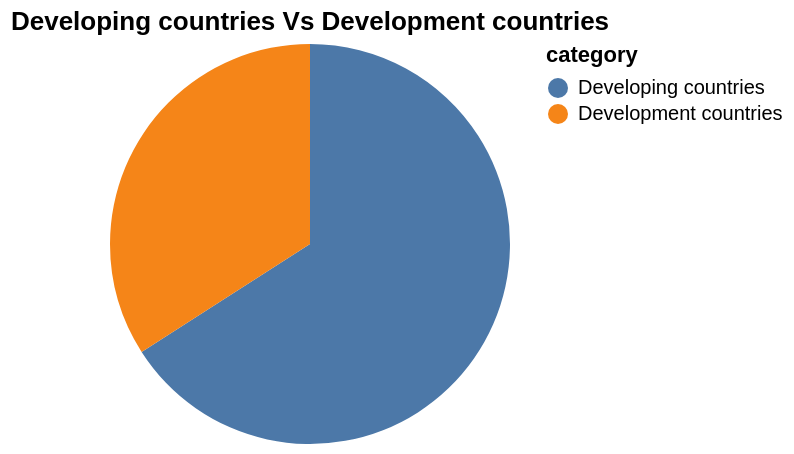

Express this chart as Vega-Lite.
### Vega specification from a JSON file in a GitHub repository (floating-point values rounded to 4 significant figures)
{"$schema": "https://vega.github.io/schema/vega/v5.json", "background": "white", "padding": 5, "width": 200, "height": 200, "title": {"text": "Developing countries Vs Development countries", "frame": "group"}, "data": [{"name": "source_0", "values": [{"category": "Developing countries", "value": 139426882}, {"category": "Development countries", "value": 72055637}]}, {"name": "data_0", "source": "source_0", "transform": [{"type": "stack", "groupby": [], "field": "value", "sort": {"field": ["category"], "order": ["ascending"]}, "as": ["value_start", "value_end"], "offset": "zero"}, {"type": "filter", "expr": "isValid(datum[\"value\"]) && isFinite(+datum[\"value\"])"}]}], "marks": [{"name": "marks", "type": "arc", "style": ["arc"], "from": {"data": "data_0"}, "encode": {"update": {"fill": {"scale": "color", "field": "category"}, "description": {"signal": "\"value: \" + (format(datum[\"value\"], \"\")) + \"; category: \" + (isValid(datum[\"category\"]) ? datum[\"category\"] : \"\"+datum[\"category\"])"}, "x": {"signal": "width", "mult": 0.5}, "y": {"signal": "height", "mult": 0.5}, "outerRadius": {"signal": "min(width,height)/2"}, "innerRadius": {"value": 0}, "startAngle": {"scale": "theta", "field": "value_end"}, "endAngle": {"scale": "theta", "field": "value_start"}}}}], "scales": [{"name": "theta", "type": "linear", "domain": {"data": "data_0", "fields": ["value_start", "value_end"]}, "range": [0, 6.283], "zero": true}, {"name": "color", "type": "ordinal", "domain": {"data": "data_0", "field": "category", "sort": true}, "range": "category"}], "legends": [{"fill": "color", "symbolType": "circle", "title": "category"}]}
